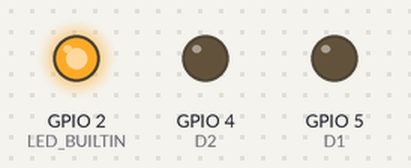
A sketch run on a simulated ESP8266 (NodeMCU). Parts: output pins drawn as LEDs (lit = HIGH, except the on-board LED, lit = LOW). WiFi joins after 1.5 s; servers stay silent unless stated; the Firebase database answers and starts empty; what the sketch prints to the serial monitor is not drawn.

Above: at 0.1 s.
At 3.3 s:
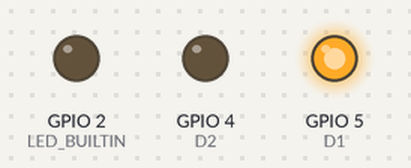
Timing chart, 0 to 4.8 s (numbered marks = the images above):
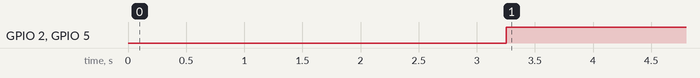

Measured:
- by itself, GPIO 2 (LED_BUILTIN), GPIO 5 (D1): LOW → HIGH at 3.3 s

The sketch:

drowsiness.ino
```cpp
// (licence header left out)
// FirebaseDemo_ESP8266 is a sample that demo the different functions
// of the FirebaseArduino API.

#include <ESP8266WiFi.h>
#include <FirebaseArduino.h> //used arduino json ver 5.13.1
//#include <DHT.h>

// Set these to run example.
#define FIREBASE_HOST "drowsiness-detection-2cb1a-default-rtdb.firebaseio.com" //https://drowsiness-detection-2cb1a-default-rtdb.firebaseio.com/
#define FIREBASE_AUTH "favH02cZeOTkcmEVjOSLSZld8NUZ8KXBaBk8oAOk" //favH02cZeOTkcmEVjOSLSZld8NUZ8KXBaBk8oAOk
#define WIFI_SSID  "wifi"
#define WIFI_PASSWORD "123456789"

//#define DHTPIN 2          // Digital pin 4

// Uncomment whatever type you're using!
//#define DHTTYPE DHT11     // DHT 11
//#define DHTTYPE DHT22   // DHT 22, AM2302, AM2321
//#define DHTTYPE DHT21   // DHT 21, AM2301

//DHT dht(DHTPIN, DHTTYPE);


void setup() {
  Serial.begin(9600);
//if data not recieving change fingerprint with this site https://www.grc.com/fingerprints.htm
//arduino json 5.13.5 is used
//esp8266 2.7.2 is used
  pinMode(5, OUTPUT); //D1
    pinMode(4, OUTPUT);//D2
     pinMode(LED_BUILTIN, OUTPUT);
  // connect to wifi.
  WiFi.begin(WIFI_SSID, WIFI_PASSWORD);
  Serial.print("connecting");
  while (WiFi.status() != WL_CONNECTED) {
    Serial.print(".");
    delay(500);
  }
  Serial.println();
  Serial.print("connected: ");
  Serial.println(WiFi.localIP());
   Serial.print("Welcome to Driver Alert system ");
  Firebase.begin(FIREBASE_HOST, FIREBASE_AUTH);
    Firebase.setString("Connection", "nodemcuconnectedtofirebase");//this is to check that sending data from arduino to firebase is working
//    dht.begin();
}


void loop() {
Firebase.setString("Connection", "nodemcuconnectedtofirebasefromloop");//this is to check that sending data from arduino to firebase is working
String connection = Firebase.getString("Connection");//this is to check that sending data from  firebase to nodemcu is working receving data from fire base
Serial.println(connection);
/////////////////////////////////////////////////
  //Serial.print("Detection: ");
  String drowsiness = Firebase.getString("drowsiness");
  String yawn       =Firebase.getString("yawn");
  Serial.println(drowsiness);
  Serial.println(yawn);
  delay(1000);
  if (yawn == "yawn detected" || drowsiness == "sleep detected")
  {
    digitalWrite(5,LOW);//D1
     digitalWrite(LED_BUILTIN,LOW);
     delay(5000);//change here to change buzzer ringing time

  }
    else{
      digitalWrite(5,HIGH);//D1

      digitalWrite(LED_BUILTIN,HIGH);
    }

 delay(1000);
  }
```
